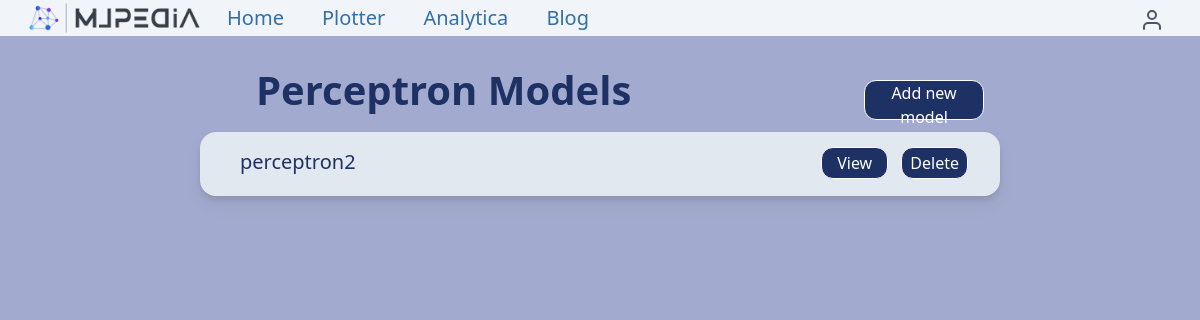
The page /analytica/pc_models_list/ (signed in) on the database as committed earlier.
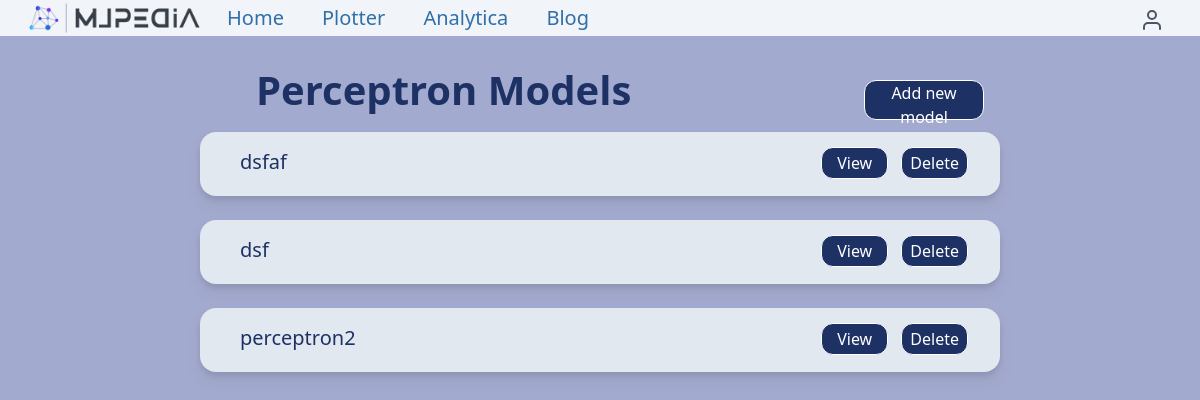
The same page on the database as committed later.
### analytica/models.py (models this page shows, shortened)
class Perceptron(models.Model):
    user = models.ForeignKey(settings.AUTH_USER_MODEL,
                            related_name='perceptron_models_created',
                            on_delete=models.CASCADE)
    title = models.CharField(max_length=500)
    features_input = models.FileField(upload_to='files/%Y/%m/%d/')
    labels_input = models.FileField(upload_to='files/%Y/%m/%d/')
    plot = models.ImageField(upload_to='images/%Y/%m/%d/', blank = True)
    weights_file = models.FileField(upload_to='files/%Y/%m/%d/', blank = True)
    model_accuracy = models.FloatField(default=0.0)
    slug = models.SlugField(max_length = 600, blank=True)
    created = models.DateField(auto_now_add = True, db_index = True)
    class Meta:
        ordering = ('-created',)
    def get_absolute_url(self):
        return reverse('analytica:perceptron_detail', args=[self.id, self.slug])

### analytica/views.py (the view)
# urls.py: path("pc_models_list/",views.perceptron_models_list, name = "perceptron_models_list"),
@login_required
def perceptron_models_list(request):
    models = Perceptron.objects.filter(user=request.user).order_by('-created')
    return render(request,
        "analytica/perceptron/perceptron_models_list.html",{
        'models': models,
        'section': 'analytica',
    })

### analytica/templates/analytica/perceptron/perceptron_models_list.html (shortened to what this page needs)
{% extends "base.html" %}
{% load static %}
{% block content %}
<!DOCTYPE html>
<html lang="en">
<head>
</head>
<body class=" bg-[#a3aacf]">
        <div>
            <div class="h-auto w-[72%] mt-6 mb-5 flex justify-between items-center">
                <div class=" text-[#1e3164] text-[40px] font-semibold  h-10 ml-64  ">
                    Perceptron Models
                </div>
                <a href="{% url 'analytica:perceptron_create' %}"><button class=" absolute w-[10%] h-10  border border-white border-solid rounded-xl bg-[#1e3164] text-white px-2  text-center text-sm lg:text-base hover:bg-blue-900 hover:border-none ">Add new model</button></a>
            </div>
            {% if models %}
            <div class="h-full width-full flex flex-col justify-center items-center ">
                {% for model in models %}
                <div class="  bg-slate-200 rounded-2xl drop-shadow-lg h-16 w-4/6 my-3 mx-2 flex justify-between ">
                    <h1 class="m-4 px-6  text-xl text-[#1e3164] relative">{{ model.title }}</h1>
                    <a class="m-4  px-7 text-xl text-[#1e3164]" href="{{ model.get_absolute_url }}">
                        <button class=" absolute w-1/12 h-8 border border-white border-solid rounded-xl bg-[#1e3164] text-white  lg:bottom-[27%]  lg:right-[14%] text-center text-sm lg:text-base hover:bg-blue-900 hover:border-none ">View</button>
                    </a>
                    <a class="m-4  px-7 text-xl text-[#1e3164]" href="{% url 'analytica:perceptron_delete' model.id model.slug %}">
                        <button class=" absolute w-1/12 h-8 border border-white border-solid rounded-xl bg-[#1e3164] text-white  lg:bottom-[27%]  lg:right-[4%] text-center text-sm lg:text-base hover:bg-blue-900 hover:border-none ">Delete</button>
                    </a>
                </div>
                {% endfor %}
            </div>
            {% endif %}
        </div>
</body>
</html>
{% endblock %}

Rows that differ between the two databases and show on the page:
added Perceptron: title "dsfaf"
added Perceptron: title "dsf"
